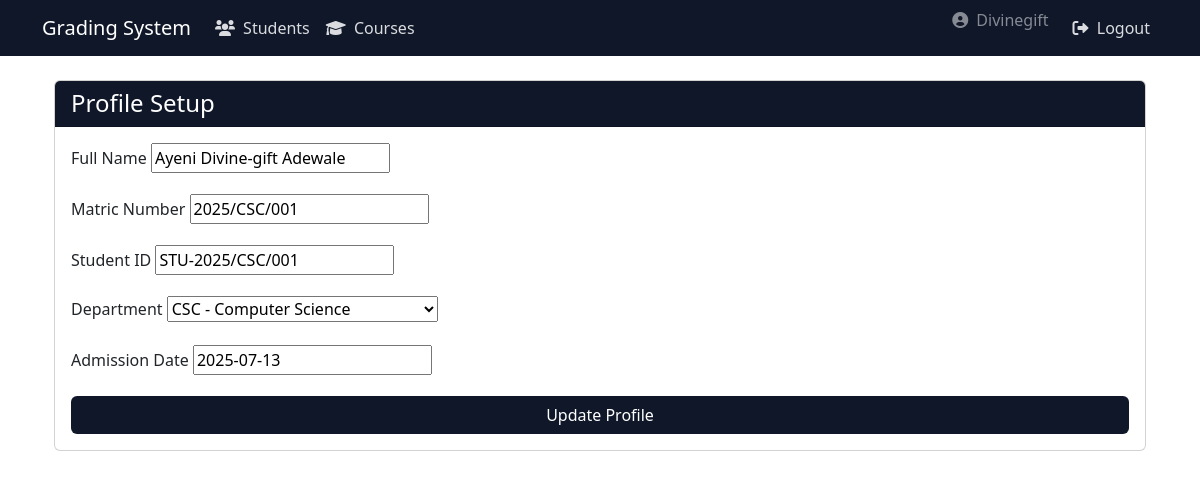
/accounts/profile_setup/ (signed in), run on the app's committed database.
### accounts/models.py (models this page shows, shortened)
class User(AbstractUser):
    is_student = models.BooleanField(default=True)  # Default to student
    is_teacher = models.BooleanField(default=False)
    is_admin = models.BooleanField(default=False)
    class Meta:
        verbose_name = 'User'
        verbose_name_plural = 'Users'

### students/models.py (models this page shows, shortened)
class Student(models.Model):
    user = models.OneToOneField(settings.AUTH_USER_MODEL, on_delete=models.CASCADE)
    full_name = models.CharField(max_length=150, blank=True)
    matric_number = models.CharField(max_length=20, unique=True, null=True, blank=True)
    student_id = models.CharField(max_length=20, unique=True, null=True, blank=True)
    department = models.ForeignKey('departments.Department', on_delete=models.CASCADE, null=True, blank=True)
    admission_date = models.DateField(null=True, blank=True)
    LEVEL_CHOICES = [
        ('100', '100 Level'),
        ('200', '200 Level'),
        ('300', '300 Level'),
        ('400', '400 Level'),
        ('500', '500 Level'),
    ]
    level = models.CharField(max_length=3, choices=LEVEL_CHOICES, default='100')

### accounts/views.py (the view)
# urls.py: path('profile_setup/', views.profile_setup, name='profile_setup'),
@login_required
def profile_setup(request):
    try:
        student = request.user.student
    except Student.DoesNotExist:
        student = None
    if request.method == 'POST':
        form = ProfileSetupForm(request.POST, instance=student)
        if form.is_valid():
            form.save()
            messages.success(request, "Profile updated successfully!")
            return redirect('dashboard')
        else:
            for field, errors in form.errors.items():
                for error in errors:
                    messages.error(request, f"{field}: {error}")
    else:
        form = ProfileSetupForm(instance=student)
    return render(request, 'accounts/profile_setup.html', {
        'form': form,
        'user': request.user,
        'student': student,
    })

### students/forms.py
class ProfileSetupForm(forms.ModelForm):
    class Meta:
        model = Student
        fields = ['full_name', 'matric_number', 'student_id', 'department', 'admission_date']

### departments/models.py (called while the page is built)
    def __str__(self):
        return f"{self.code} - {self.name}"

### templates/accounts/profile_setup.html (shortened to what this page needs)
{% extends 'base.html' %}
{% block content %}
<div class="container mt-4">
    <div class="card">
        <div class="card-header" style="background-color: #0f1729; color: white;">
            <h4 class="mb-0">Profile Setup</h4>
        </div>
        <div class="card-body">
            <form method="post" novalidate>
                <div class="mb-3">
                    <label class="form-label">Full Name</label>
                    {{ form.full_name }}
                </div>
                <div class="mb-3">
                    <label class="form-label">Matric Number</label>
                    {{ form.matric_number }}
                </div>
                <div class="mb-3">
                    <label class="form-label">Student ID</label>
                    {{ form.student_id }}
                </div>
                <div class="mb-3">
                    <label class="form-label">Department</label>
                    {{ form.department }}
                </div>
                <div class="mb-3">
                    <label class="form-label">Admission Date</label>
                    {{ form.admission_date }}
                </div>
                <div class="d-grid">
                    <button type="submit" class="btn" style="background-color: #0f1729; color: white;">
                        Update Profile
                    </button>
                </div>
            </form>
        </div>
    </div>
</div>
{% endblock %}

### templates/navbar.html (shortened to what this page needs)
<nav class="navbar navbar-expand-lg navbar-dark bg-custom">
    <div class="container">
        <a class="navbar-brand" href="{% url 'dashboard' %}">Grading System</a>
        <div class="collapse navbar-collapse" id="navbarNav">
            <ul class="navbar-nav me-auto">
                {% if user.is_authenticated %}
                    <li class="nav-item">
                        <a class="nav-link" href="{% url 'student-list' %}">
                            <i class="fas fa-users me-1"></i> Students
                        </a>
                    </li>
                    <li class="nav-item">
                        <a class="nav-link" href="{% url 'course-list' %}">
                            <i class="fas fa-graduation-cap me-1"></i> Courses
                        </a>
                    </li>
                {% endif %}
            </ul>
            <ul class="navbar-nav">
                {% if user.is_authenticated %}
                    <li class="nav-item">
                        <span class="navbar-text me-3">
                            <i class="fas fa-user-circle me-1"></i> {{ user.username }}
                        </span>
                    </li>
                    <li class="nav-item">
                        <a class="nav-link" href="{% url 'logout' %}">
                            <i class="fas fa-sign-out-alt me-1"></i> Logout
                        </a>
                    </li>
                {% endif %}
            </ul>
        </div>
    </div>
</nav>

### templates/navbar.html (style rules this page uses)
.bg-custom { background-color: #0f1729; }
.navbar-dark .navbar-nav .nav-link { color: rgba(255, 255, 255, 0.85); transition: all 0.2s ease; }
.navbar-text { opacity: 0.9; }

### data on the page
User: username "Divinegift"
Student: full_name "Ayeni Divine-gift Adewale", matric_number "2025/CSC/001", student_id "STU-2025/CSC/001", department "CSC - Computer Science", admission_date "2025-07-13"
